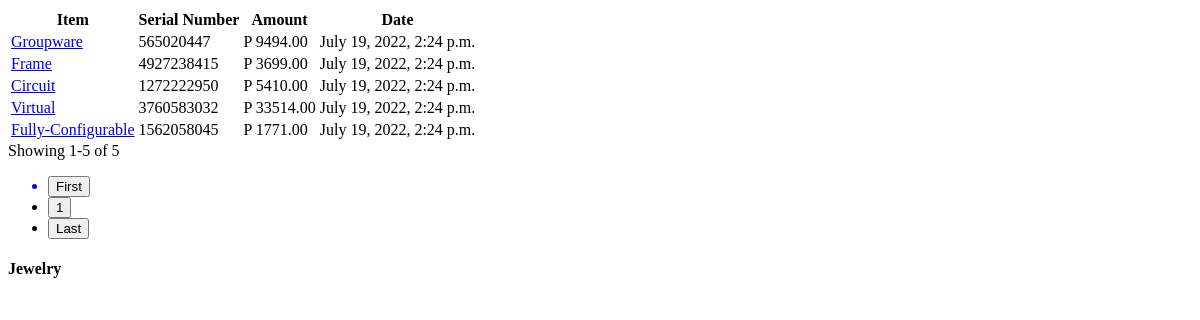
Page /items/category/1/ (signed in) on the earlier database version.
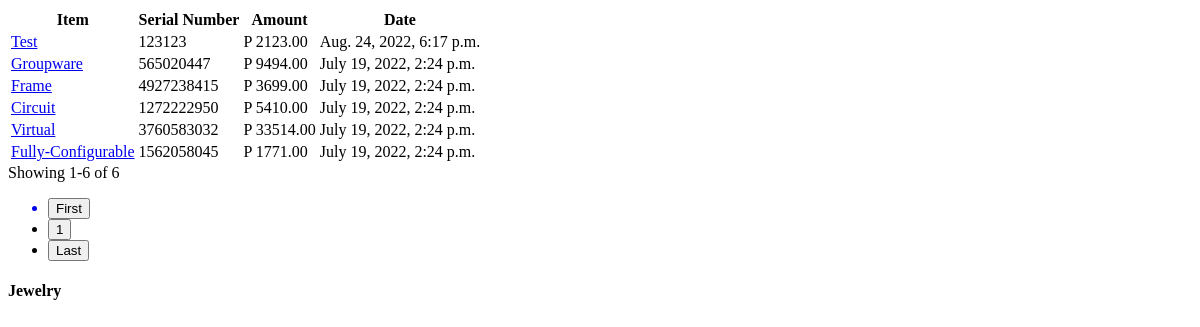
Same page on the later database version.
### management_system/models.py (models this page shows, shortened)
class Item(models.Model):
    CHOICE = [
        ('A', 'Active'),
        ('I', 'Inactive')
    ]
    item = models.CharField(max_length=255)
    serial_number = models.IntegerField()
    model = models.CharField(max_length=255)
    appraise_value = models.DecimalField(max_digits=10, decimal_places=2)
    item_description = models.CharField(max_length=255, blank=True, null=True)
    category = models.ManyToManyField(
        Category, blank=True, related_name="categories")
    status=models.CharField(choices=CHOICE, default='A', max_length=2)
    remarks = models.TextField(blank=True, null=True)
    created = models.DateTimeField(auto_now_add=True)
    updated = models.DateTimeField(auto_now=True)

### management_system/views.py (the view)
class CategoryListView(LoginRequiredMixin, ListView):
    template_name = "partials/category_partial.html"
    context_object_name = "items"
    paginate_by = 10
    model = Item
    ordering = ['-created']
    def get_context_data(self, **kwargs):
        context = super(CategoryListView, self).get_context_data(**kwargs)
        context['category'] = Category.objects.get(pk=self.kwargs['pk'])
        return context
    def get_queryset(self):
        return super(CategoryListView, self).get_queryset().filter(category=self.kwargs['pk'])

### management_system/models.py (called while the page is built)
    def __str__(self) -> str:
        return f"{self.name}".capitalize()

### templates/partials/category_partial.html (shortened to what this page needs)
{% load mathfilters %}
{% load l10n %}
<div id="item-list" class="w-full overflow-hidden rounded-lg shadow-xs">
    <div class="w-full overflow-x-auto">
      <table class="w-full whitespace-no-wrap">
        <thead>
          <tr
            class="text-xs font-semibold tracking-wide text-left text-gray-500 uppercase border-b dark:border-gray-700 bg-gray-50 dark:text-gray-400 dark:bg-gray-800"
          >
            <th class="px-4 py-3">Item</th>
            <th class="px-4 py-3">Serial Number</th>
            <th class="px-4 py-3">Amount</th>
            <th class="px-4 py-3">Date</th>
          </tr>
        </thead>
        <tbody class="bg-white divide-y dark:divide-gray-700 dark:bg-gray-800">
          {% for item in items %}
          <tr class="text-gray-700 dark:text-gray-400">
            <td class="px-4 py-3">
              <div class="flex items-center text-sm">
                <div>
                  <a href="{% url 'item_detail' item.pk %}" hx-boost="true" hx-indicator="#my-indicator">
                    <p class="font-semibold">{{item.item|title}}</p>
                  </a>
                </div>
              </div>
            </td>
            <td class="px-4 py-3 text-sm">{{item.serial_number|unlocalize}}</td>
            <td class="px-4 py-3 text-sm">P {{item.appraise_value}}</td>
            <td class="px-4 py-3 text-sm">{{item.created}}</td>
          </tr>
          {% endfor %}
        </tbody>
      </table>
    </div>
    <div
      class="grid px-4 py-3 text-xs font-semibold tracking-wide text-gray-500 uppercase border-t dark:border-gray-700 bg-gray-50 sm:grid-cols-9 dark:text-gray-400 dark:bg-gray-800"
    >
    <span class="flex items-center col-span-3">
      Showing {% if page_obj.number > 1%}{{page_obj.number|sub:1}}{% endif %}1-{% if page_obj.number == page_obj.paginator.num_pages%}{{page_obj.paginator.count}}{%else%}{{page_obj.number|mul:10}}{%endif%} of {{page_obj.paginator.count}}
    </span>
    <span class="flex col-span-4 mt-2 sm:mt-auto sm:justify-end">
      <nav aria-label="Table navigation">
        <ul class="inline-flex items-center">
            <a href="?page=1" hx-boost="true">
            <li>
              <button
              class="px-3 py-1 rounded-md rounded-l-lg focus:outline-none focus:shadow-outline-blue"
              aria-label="Previous"
              >
              First
              </button>
            </li>
          </a>
          {% for num in page_obj.paginator.page_range %}
          {% if page_obj.number == num %}
          <li>
            <a href="?page={{ num }}">
              <button
                class="px-3 py-1 text-white transition-colors duration-150 bg-blue-600 border border-r-0 border-blue-600 rounded-md focus:outline-none focus:shadow-outline-blue"
              >
                {{ num }}
              </button>
            </a>
          </li>
          {% endif %}
          {% endfor %}
        <li>
          <a href="?page={{page_obj.paginator.num_pages}}" hx-boost="true">
            <button
            class="px-3 py-1 rounded-md rounded-l-lg focus:outline-none focus:shadow-outline-blue"
            aria-label="Previous"
            >
            Last
            </button>
          </a>
        </li>
        </ul>
      </nav>
    </span>
    </div>
  </div>
  <h4 hx-swap-oob="true" id="item-title" class="mb-4 text-lg font-semibold text-gray-600 dark:text-gray-300">
    {{ category }}
  </h4>

Differences in the rows shown:
added Item: item "Test", serial_number "123123", appraise_value "2123.00", created "Aug. 24, 2022, 6:17 p.m."
Other differences:
{{ page_obj.paginator.count }}: "5" → "6"
